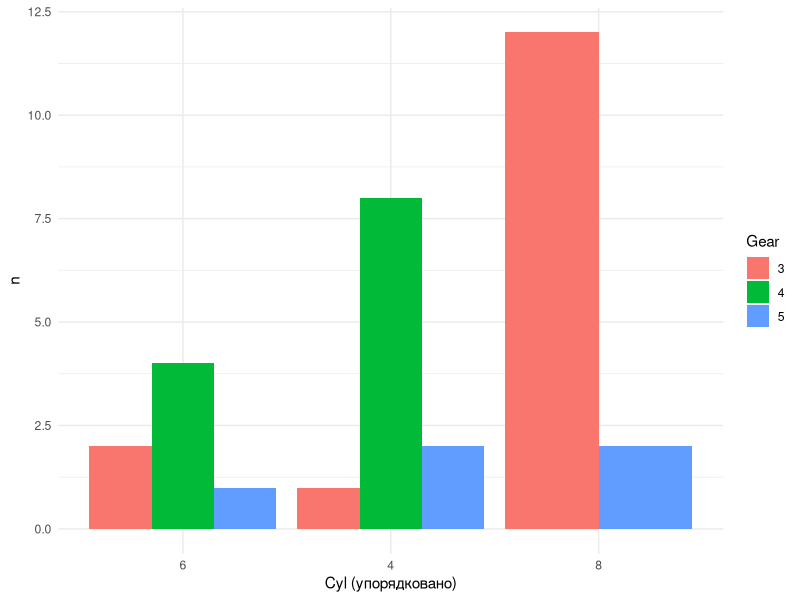

Generate this figure with R:
library(ggplot2)
library(dplyr)

# 1) Підготовка даних
df <- mtcars %>%
  count(cyl, gear) %>%        # кількість авто за cyl × gear
  group_by(cyl) %>%
  mutate(total = sum(n))      # total за cyl

# 2) reorder(cyl, total)
df$cyl <- reorder(factor(df$cyl), df$total)

# 3) Побудова згрупованих стовпчиків
ggplot(df, aes(x = cyl, y = n, fill = factor(gear))) +
  geom_col(position = position_dodge()) +
  labs(x = "Cyl (упорядковано)", fill = "Gear") +
  theme_minimal()
